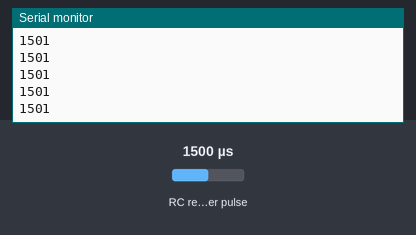
Bench run of a sketch on a simulated Arduino Uno, built with avr-gcc and run on an emulated ATmega328P. Parts: the last lines printed to the serial monitor. Wiring (inferred from the names in the program): RC receiver channel: data pin 6. Inputs (shaded band) come from the test bench; at power-on: RC receiver pulse 1500 µs.

Above: at 1.2 s.
1.3 s: RC receiver pulse (sensor on pin 6) set to 1020 µs
At 1.9 s:
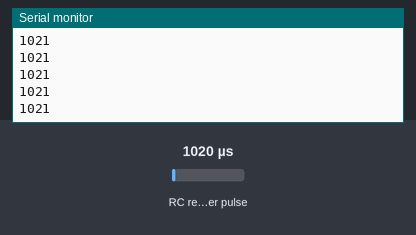
2.8 s: RC receiver pulse (sensor on pin 6) set to 1250 µs
At 3.5 s:
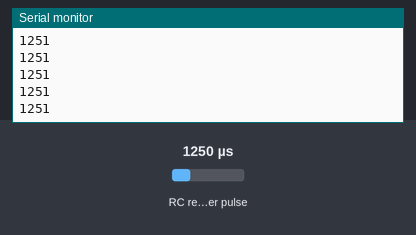
Timing chart, 0 to 5.8 s (numbered marks = the images above; inputs shaded):
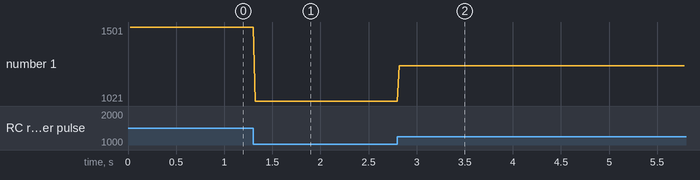

The sketch:

controller_reading.ino
```cpp
int channel_2 = 6;  // pin with ~ symbol

void setup() {
  // put your setup code here, to run once:
 pinMode(channel_2, INPUT);
 Serial.begin(9600);
}

void loop() {
  // put your main code here, to run repeatedly:
int value = pulseIn(channel_2, HIGH, 25000);
Serial.println(value);
delay(10);
}
```

Measured:
- after the input at 1.3 s, the serial monitor: prints a new line at once (image 1)
- after the input at 2.8 s, the serial monitor: prints a new line at once (image 2)
- plotted number 1: 1501 → 1021 after the input at 1.3 s, 1021 → 1251 after the input at 2.8 s
